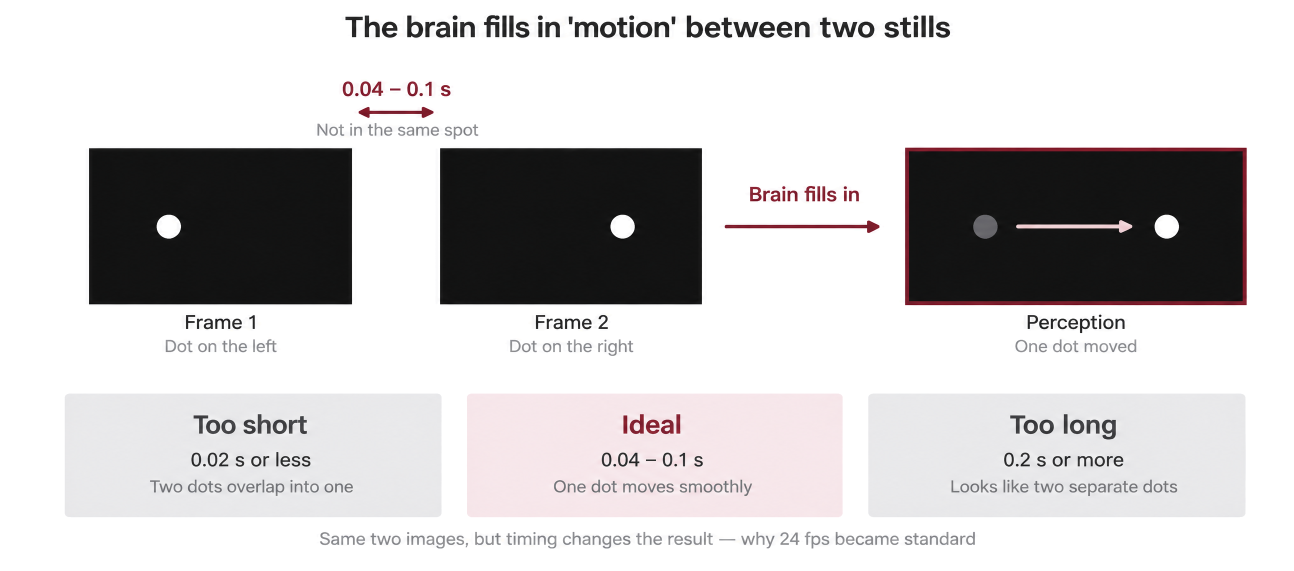
#> input picture sources/en/book_en/img_en/EN-p024_003_1375x644.png, 2588 x 1142 px, found by its file name (shown at 1/2 size); its folder holds only this picture in this run
$ python inv2.py
#> lines starting #> are read from the running program, lines starting #| are printed output that depends on the picture; after the words box and inside, x2 and y2 are one past the last pixel; in counts of white or black regions, pixels touching at a corner belong together
"""Inventory of text elements in the English diagrams (for re-lettering in DE / RU).
python3 inv2.py [stem ...]   -> inv/<stem>.json + inv/<stem>_boxes.png
Steps: OCR words (psm 11) -> fallback crops for uncovered glyph clusters -> lines -> segments (leading
bullets/numbers split off) -> label-driven merge of wrapped lines -> style by template matching
(weight, size, baseline, colour) -> alignment -> free room -> completeness check against the label list."""
import csv, difflib, glob, io, json, os, re, subprocess, sys, tempfile
import numpy as np
import cv2
from PIL import Image, ImageDraw, ImageFont

S = '/tmp/claude-0/-home-claude/0167432f-a877-5671-a0ae-ef5f130765fd/scratchpad'
IMG = S + '/book_en/img_en/'
OUT = S + '/ml/diag/inv/'
os.makedirs(OUT, exist_ok=True)
FONTS = {w: f'/usr/share/fonts/opentype/noto/NotoSansCJK-{w}.ttc' for w in ['Regular', 'Medium', 'Bold']}
_fc = {}


# [5 lines left out: function font, not called in this run]


labels = {}
for f in sorted(glob.glob(S + '/en/labels/g*.json')):
    for fn, items in json.load(open(f)).items():
        labels[fn.rsplit('.', 1)[0]] = [x['en'].replace('~', '–') for x in items]
EXTRA = {'p287_288_1375x661': ['14 fL'], 'p072_070_1831x681': ["Worm's-eye"]}


def norm(s):
    s = s.replace('’', "'").replace('‘', "'")
    return re.sub(r'[^a-z0-9]+', '', s.lower())


def tess(img, psm, scale=1.0):
    """run tesseract on a PIL image; return word dicts in original coordinates"""
    if scale != 1.0:
        img = img.resize((int(img.width * scale), int(img.height * scale)), Image.LANCZOS)
    with tempfile.NamedTemporaryFile(suffix='.png', dir=OUT) as tf:
        img.save(tf.name)
        out = subprocess.run(['tesseract', tf.name, '-', '--psm', psm, 'tsv'], capture_output=True, text=True).stdout
    rows = list(csv.DictReader(io.StringIO(out), delimiter='\t', quoting=csv.QUOTE_NONE))
    ws = []
    for r in rows:
        if r['level'] != '5' or not r['text'].strip():
            continue
        x0, y0 = int(r['left']) / scale, int(r['top']) / scale
        ws.append(dict(text=r['text'].strip(), conf=float(r['conf']), box=[x0, y0, x0 + int(r['width']) / scale, y0 + int(r['height']) / scale],
                       line=(int(r['block_num']), int(r['par_num']), int(r['line_num']))))
    return ws


def ink_mask(a):
    bg = np.stack([cv2.medianBlur(np.ascontiguousarray(a[:, :, c]), 41) for c in range(3)], 2)
    d = np.abs(a.astype(int) - bg.astype(int)).max(2)
    return d > 55, bg


# [146 lines left out: functions iou, render_mask, alpha_mask, stroke_width, fit_style, colour and 2 more, not called in this run]


BULLET = re.compile(r'^([0-9]{1,2}|[①-⑳]|[x×•·✕✓○●■□▶►]|0[1-9])$')


def analyze(stem):
#> called with stem = 'p024_003_1375x644'
    path = IMG + f'EN-{stem}.png'
    pil = Image.open(path).convert('RGB')
#> pil is the input picture: PIL image 2588x1142 RGB; mean R, G, B 205.2, 203.4, 204.1
    a = np.array(pil)
    H, W = a.shape[:2]
    ink, bgimg = ink_mask(a)
#> in ink_mask, `bg = np.stack([cv2.medianBlur(np.ascontiguousarray(a[:, :, c]), 41) fo..`:
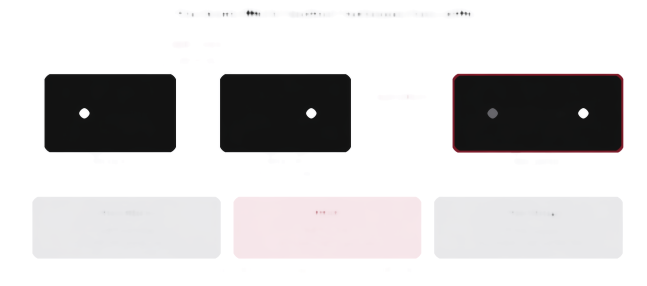
#> bg: shape (1142, 2588, 3) (shown at 1/4 size); mean R, G, B 209, 207.5, 208
#> in ink_mask, `d = np.abs(a.astype(int) - bg.astype(int)).max(2)`:
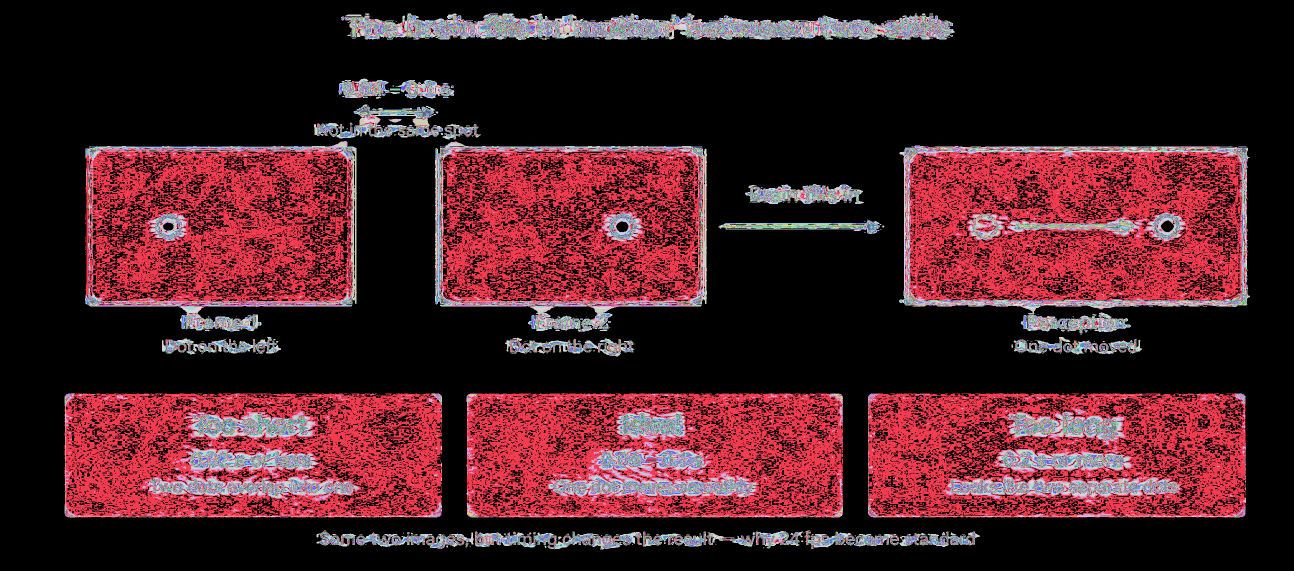
#> d: shape (1142, 2588) int64 (shown at 1/2 size); 255 distinct labels, from 0 to 254; one colour per label, 0 black
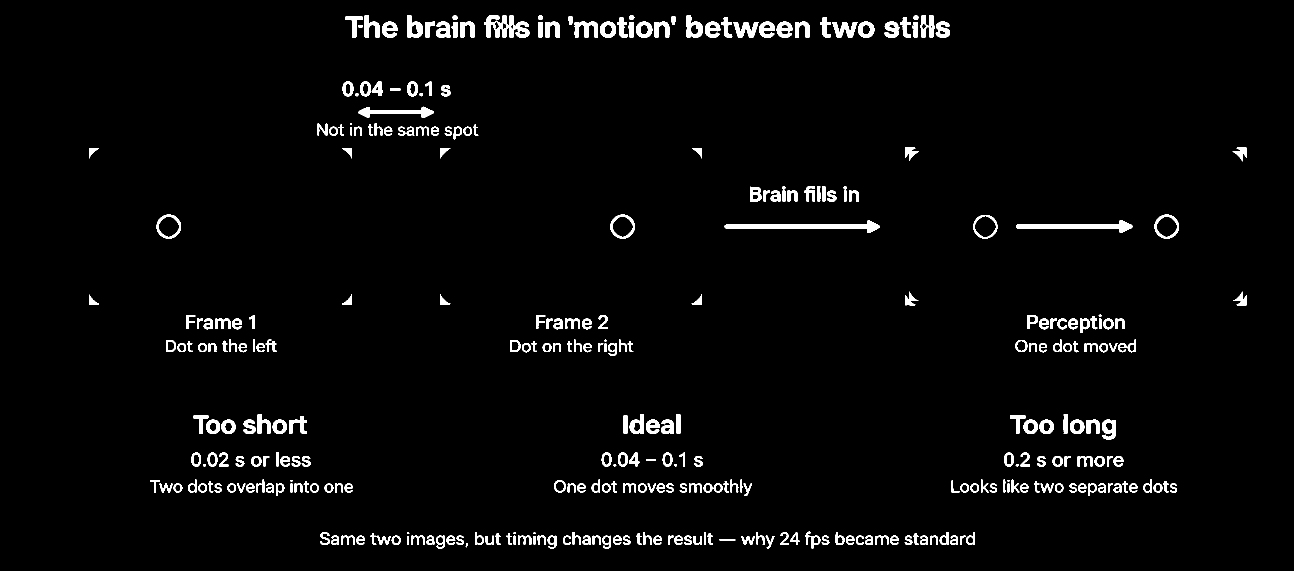
#> ink: shape (1142, 2588) bool (shown at 1/2 size); 2.9% white; 341 white regions (8 under 20 px), largest, box (x1, y1, x2, y2) and area: (1449, 441, 1759, 466) 2694, (2032, 440, 2265, 466) 2099, (717, 213, 867, 236) 1404
    words = tess(pil, '11')
    words = [w for w in words if w['conf'] >= 30 or re.search(r'[A-Za-z]{2,}', w['text'])]
    # ---- fallback: glyph clusters not covered by OCR words
    n, lab, st, cen = cv2.connectedComponentsWithStats(ink.astype(np.uint8), 8)
    cov = np.zeros_like(ink)
    for w in words:
        x0, y0, x1, y1 = [int(round(v)) for v in w['box']]
        cov[max(0, y0 - 3):y1 + 4, max(0, x0 - 3):x1 + 4] = True
    comps = []
    for i in range(1, n):
        x, y, w_, h_, ar = st[i]
        if not (7 <= h_ <= 120 and w_ <= 3.5 * h_ and ar >= 6):
            continue
        if cov[y:y + h_, x:x + w_].mean() > 0.5:
            continue
        comps.append([x, y, x + w_, y + h_])
    comps.sort()
    clusters = []
    for c in comps:
        placed = False
        for cl in clusters:
            b = cl['box']
            h = max(b[3] - b[1], c[3] - c[1])
            vo = min(b[3], c[3]) - max(b[1], c[1])
            if vo > 0.35 * min(b[3] - b[1], c[3] - c[1]) and 0 <= c[0] - b[2] < 0.9 * h:
                cl['box'] = [min(b[0], c[0]), min(b[1], c[1]), max(b[2], c[2]), max(b[3], c[3])]; cl['n'] += 1; placed = True; break
        if not placed:
            clusters.append(dict(box=list(c), n=1))
    extra_words = []
    rejected = []
    for cl in clusters:
        b = cl['box']; h = b[3] - b[1]
        if cl['n'] < 2 or b[2] - b[0] < 0.8 * h:
            continue
        p = int(0.35 * h) + 2
        crop = pil.crop((max(0, b[0] - p), max(0, b[1] - p), min(W, b[2] + p), min(H, b[3] + p)))
        ws = tess(crop, '7', 2.0)
        txt = ' '.join(w['text'] for w in ws)
        conf = np.mean([w['conf'] for w in ws]) if ws else 0
        if ws and conf >= 55 and re.search(r'[A-Za-z0-9]{2,}', txt):
            ox, oy = max(0, b[0] - p), max(0, b[1] - p)
            for w in ws:
                w['box'] = [w['box'][0] + ox, w['box'][1] + oy, w['box'][2] + ox, w['box'][3] + oy]
                w['line'] = ('x', b[0], b[1]); w['fallback'] = True
            extra_words += ws
        else:
            rejected.append(dict(box=b, text=txt, conf=round(float(conf), 1)))
    words += extra_words
    # ---- lines
    d = {}
    for w in words:
        d.setdefault(w['line'], []).append(w)
    lines = []
    for k, ws in d.items():
        ws.sort(key=lambda w: w['box'][0])
        # split a line at very large gaps (separate labels on one OCR line)
        cur = [ws[0]]
        groups = [cur]
        for w in ws[1:]:
            h = max(cur[-1]['box'][3] - cur[-1]['box'][1], w['box'][3] - w['box'][1])
            if w['box'][0] - cur[-1]['box'][2] > 1.6 * h:
                cur = [w]; groups.append(cur)
            else:
                cur.append(w)
        for g in groups:
            # leading bullet / number as its own untouched token
            if len(g) > 1 and BULLET.match(g[0]['text']):
                h = g[1]['box'][3] - g[1]['box'][1]
                if g[1]['box'][0] - g[0]['box'][2] > 0.45 * h:
                    lines.append(dict(words=[g[0]], keep=True))
                    lines.append(dict(words=g[1:], keep=False, after_bullet=g[0]['text']))
                    continue
            lines.append(dict(words=g, keep=False))
    for l in lines:
        ws = l['words']
        l['box'] = [min(w['box'][0] for w in ws), min(w['box'][1] for w in ws), max(w['box'][2] for w in ws), max(w['box'][3] for w in ws)]
        l['text'] = ' '.join(w['text'] for w in ws)
        l['conf'] = round(float(np.mean([w['conf'] for w in ws])), 1)
        l['fallback'] = any(w.get('fallback') for w in ws)
        bg, bgstd = ring_bg(a, l['box'])
        l['bg'], l['bgstd'] = bg, bgstd
        l['color'] = colour(a, ink, l['box'], bg)
        l['h'] = l['box'][3] - l['box'][1]
    lines.sort(key=lambda l: (l['box'][1], l['box'][0]))
    # ---- label matching and merge of wrapped lines
    known = labels.get(stem, []) + EXTRA.get(stem, [])
    kn = [norm(k) for k in known]

    # [32 lines left out: functions best_label, part_of_label, line_truth, same_style, not called in this run]

    used = set()
    elems = []
    order = list(range(len(lines)))
    for i in order:
        if i in used:
            continue
        l = lines[i]
        used.add(i)
        group = [l]
        if not l['keep']:
            while True:
                cur = group[-1]
                joined = ' '.join(g['text'] for g in group)
                parts = part_of_label(joined)
                bi, br = best_label(joined)
                nxt = None
                for j in order:
                    if j in used or lines[j]['keep'] or j == i:
                        continue
                    m = lines[j]
                    if m['box'][1] <= cur['box'][1] or not same_style(cur, m):
                        continue
                    t2 = joined + ' ' + m['text']
                    b2, r2 = best_label(t2)
                    cont = bool(re.match(r'^[a-z(]', m['text'])) and not re.search(r'[.!?:]$', cur['text'])
                    if (parts or br < 0.9) and r2 > br + 0.05 and (r2 >= 0.85 or part_of_label(t2)):
                        nxt = j
                    elif cont:
                        nxt = j
                    break
                if nxt is None:
                    break
                used.add(nxt); group.append(lines[nxt])
        text = ' '.join(g['text'] for g in group)
        bi, br = best_label(text)
        if bi is not None and br >= 0.85:
            truth = known[bi]
            if group[0].get('after_bullet') and norm(truth.split(' ')[0]) == norm(group[0]['after_bullet']):
                truth = re.sub(r'^\S+\s+', '', truth)
        else:
            pts = [line_truth(g) for g in group]
            truth = ' '.join(t for t, _ in pts) if all(t for t, _ in pts) else None
            if truth:
                br = min(r for _, r in pts)
        elems.append(dict(lines=group, ocr=text, en=truth if truth else text, matched=truth is not None, ratio=round(br, 2), keep=group[0]['keep']))
    # ---- style per element
    out = []
    for e in elems:
        g = e['lines']
        boxes = [x['box'] for x in g]
        ub = [min(b[0] for b in boxes), min(b[1] for b in boxes), max(b[2] for b in boxes), max(b[3] for b in boxes)]
        # per-line texts for template matching: split the truth text across the lines proportionally to OCR words
        if len(g) == 1:
            ltexts = [e['en']]
        else:
            tw = e['en'].split(' ')
            counts = [len(x['words']) for x in g]
            if sum(counts) == len(tw):
                ltexts, k = [], 0
                for c in counts:
                    ltexts.append(' '.join(tw[k:k + c])); k += c
            else:
                ltexts = [x['text'] for x in g]
        styles = []
        for x, t in zip(g, ltexts):
            stl = fit_style(a, x['box'], t, x['bg'], x['color']) if not e['keep'] else None
            styles.append(stl)
        ok = [s for s in styles if s]
        el = dict(id=len(out), en=e['en'], ocr=e['ocr'], matched=e['matched'], ratio=e['ratio'], keep=e['keep'], fallback=any(x['fallback'] for x in g),
                  box=[int(v) for v in ub], lines=[[int(v) for v in b] for b in boxes], ltexts=ltexts,
                  color=g[0]['color'], bg=g[0]['bg'], bgstd=max(x['bgstd'] for x in g), conf=round(float(np.mean([x['conf'] for x in g])), 1))
        if ok:
            # weight by majority/score, size = median
            wts = {}
            for s in ok:
                wts[s['weight']] = wts.get(s['weight'], 0) + s['score']
            el['weight'] = max(wts, key=wts.get)
            el['size'] = round(float(np.median([s['size'] for s in ok])), 2)
            el['score'] = round(float(np.mean([s['score'] for s in ok])), 3)
            el['baselines'] = [s['baseline'] if s else None for s in styles]
            el['xs'] = [s['x'] if s else None for s in styles]
            el['inkboxes'] = [s['inkbox'] if s else None for s in styles]
            bl = [s['baseline'] for s in ok]
            el['pitch'] = round(float(np.median(np.diff(bl))), 1) if len(bl) > 1 else None
        out.append(el)
    # ---- alignment
    for e in out:
        if e['keep']:
            e['align'] = 'left'; continue
        if len(e['lines']) > 1:
            L = [b[0] for b in e['lines']]; R = [b[2] for b in e['lines']]; C = [(b[0] + b[2]) / 2 for b in e['lines']]
            sp = {'left': max(L) - min(L), 'right': max(R) - min(R), 'center': max(C) - min(C)}
            e['align'] = min(sp, key=sp.get)
            e['align_src'] = 'lines'
            continue
        x0, y0, x1, y1 = e['box']; cx = (x0 + x1) / 2; h = y1 - y0
        votes = {'left': 0, 'right': 0, 'center': 0}
        for o in out:
            if o is e or o['keep']:
                continue
            if abs(o['box'][1] - y0) > 8 * h or abs((o['box'][3] - o['box'][1]) - h) > 0.5 * h:
                continue
            ox0, _, ox1, _ = o['box']
            dd = {'left': abs(ox0 - x0), 'right': abs(ox1 - x1), 'center': abs((ox0 + ox1) / 2 - cx)}
            srt = sorted(dd.items(), key=lambda kv: kv[1])
            if srt[0][1] <= 4 and srt[1][1] >= 2 * srt[0][1] + 3:
                votes[srt[0][0]] += 1
        if max(votes.values()) > 0:
            e['align'] = max(votes, key=votes.get); e['align_src'] = 'neighbours'
        elif abs(cx - W / 2) < 0.02 * W and (x1 - x0) > 0.3 * W:
            e['align'] = 'center'; e['align_src'] = 'page'
        else:
            e['align'] = None
    allboxes = [e['box'] for e in out]
    for e in out:
        e['room'] = free_room(ink, e['box'], [e['box']])
        if e.get('align') is None:
            r = e['room']
            if r['lb'] and r['rb'] and abs(r['left'] - r['right']) <= 0.12 * (r['left'] + r['right']) + 6:
                e['align'] = 'center'; e['align_src'] = 'container'
            else:
                e['align'] = 'left'; e['align_src'] = 'default'
    # ---- completeness: every label word must be found
    found = {}
    for e in out:
        for t in norm_words(e['en'] if e['matched'] else e['ocr']):
            found[t] = found.get(t, 0) + 1
    need = {}
    for k in known:
        for t in norm_words(k):
            need[t] = need.get(t, 0) + 1
    missing = {t: c - found.get(t, 0) for t, c in need.items() if c > found.get(t, 0)}
    res = dict(stem=stem, size=[W, H], elements=out, missing_words=missing, rejected=rejected,
               unmatched=[e['id'] for e in out if not e['matched'] and not e['keep']])
    json.dump(res, open(OUT + stem + '.json', 'w'), ensure_ascii=False, indent=1, default=lambda o: o.item() if hasattr(o, 'item') else str(o))
    # debug drawing
    dbg = pil.copy(); dr = ImageDraw.Draw(dbg)
    for e in out:
        col = (0, 160, 0) if e['matched'] else ((0, 0, 255) if e['keep'] else (255, 0, 0))
        for b in e['lines']:
            dr.rectangle(b, outline=col, width=2)
        dr.text((e['box'][0], e['box'][1] - 14), f"{e['id']}{e['align'][0]}{e.get('weight', '')[:2]}", fill=col, font=font('Regular', 13))
    dbg.save(OUT + stem + '_boxes.png')
    return res


def norm_words(s):
    return [w for w in (norm(x) for x in re.split(r'[\s·—–/→+=]+', s)) if w]


if __name__ == '__main__':
    stems = sys.argv[1:] or [os.path.basename(p)[3:-4] for p in sorted(glob.glob(IMG + 'EN-*.png'))]
    for s in stems:
#> (the run stopped early here; a loop or call above may not have finished)
